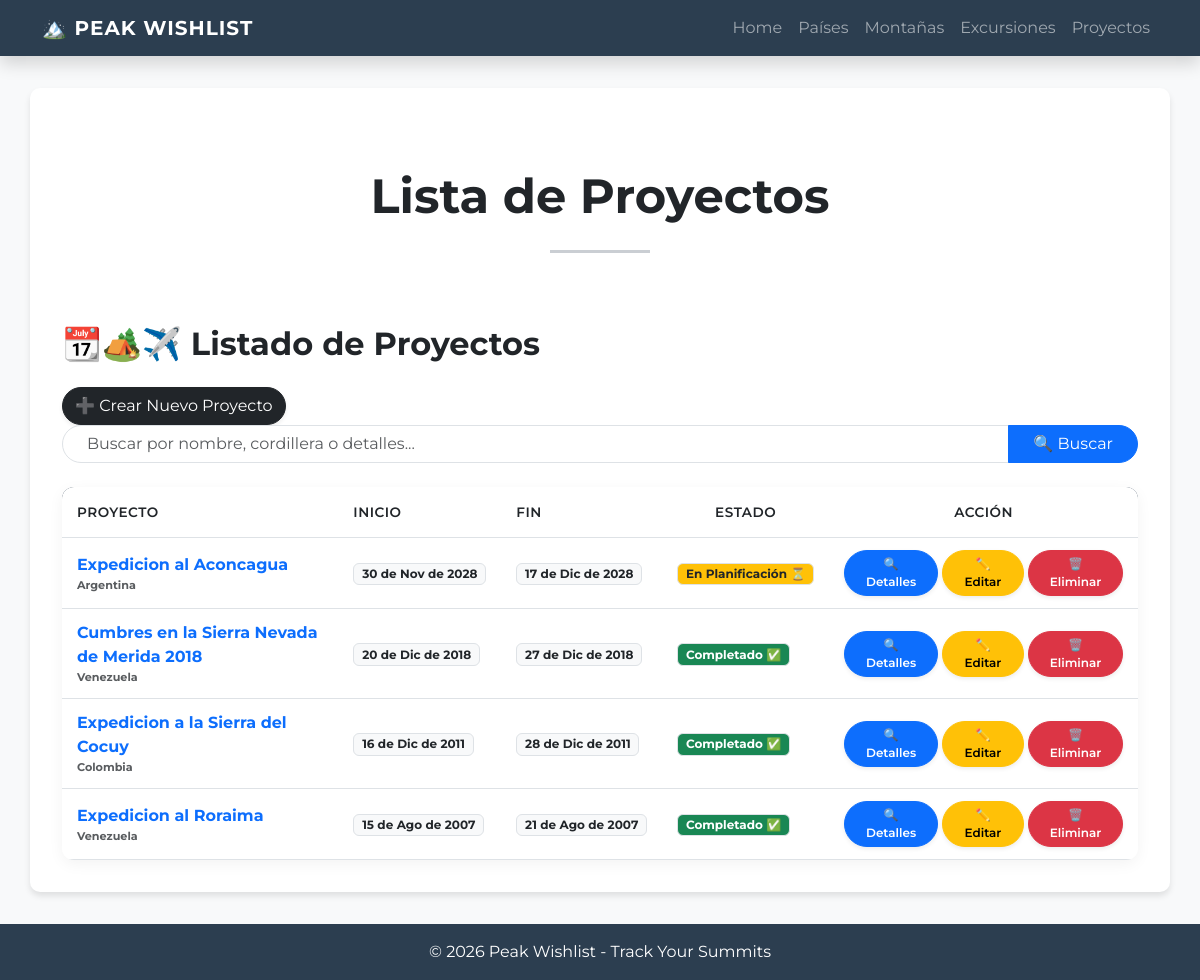
The page /proyectos/ on the database its author committed.
### peak_wishlist/models.py (models this page shows, shortened)
class Proyecto(models.Model):
    class Estado(models.TextChoices):
        PLANIFICADO = 'Planificado'
        COMPLETADO = 'Cumbre/Completado'
    nombre = models.CharField(max_length=250, null=False, blank=False)
    pais_destino = models.ForeignKey(Pais, on_delete=models.PROTECT, null=False, blank=False)
    fecha_inicio = models.DateField(null=False, blank=False)
    fecha_fin = models.DateField(null=False, blank=False)
    presupuesto_general = MoneyField(max_digits=8, decimal_places=0, null=False, blank=False)
    companeros = models.TextField(max_length=250, null=False, blank=False)
    estado = models.CharField(choices=Estado.choices, max_length=20, null=False, blank=True)

class Pais(models.Model):
    class Continente(models.TextChoices):
        AMERICA = 'America'
        EUROPA = 'Europa'
        AFRICA = 'Africa'
        OCEANIA = 'Oceania'
        ASIA = 'Asia'
    nombre = models.CharField(max_length= 50)
    continente = models.CharField(max_length=20, choices=Continente.choices, null=False)
    def __str__(self) -> str:
        return  f"{self.nombre}"
    class Meta:
        verbose_name="Pais"
        verbose_name_plural="Paises"

### peak_wishlist/views/proyecto.py (the view)
# urls.py: path("proyectos/", proyecto.ProyectoList.as_view(), name="proyectos"),
class ProyectoList(ListView):
    model = Proyecto
    template_name = "peak_wishlist/proyectos.html"
    context_object_name = "proyectos"
    def get_queryset(self) -> QuerySet[Any]:
        queryset = Proyecto.objects.all().order_by("-fecha_inicio")
        query = self.request.GET.get("q")
        if query:
            queryset = queryset.filter(Q(nombre__icontains=query) | Q(pais_destino__nombre__icontains=query))
        return queryset

### peak_wishlist/templates/peak_wishlist/proyectos.html (shortened to what this page needs)
{% extends 'peak_wishlist/base.html' %}
{% block contenido %}
<div class="text-center py-5">
<h3 class="display-5 fw-bold text-dark">Lista de Proyectos</h3>
<hr class="my-4 mx-auto" style="width: 100px; border-top: 3px solid #2c3e50;">
</div>
<h2 class="mb-4 text-dark fw-bold">📆🏕️✈️ Listado de Proyectos</h2>
<a href="#" class="btn btn-dark rounded-pill shadow-sm">
        ➕ Crear Nuevo Proyecto
</a>
{% include 'peak_wishlist/componentes/search_bar.html' %}
<div class="table-container-custom table-responsive">
    <table class="table table-custom mb-0">
        <thead>
            <tr>
                <th>Proyecto</th>
                <th>Inicio</th>
                <th>Fin</th>
                <th class="text-center">Estado</th>
                <th class="text-center">Acción</th>
            </tr>
        </thead>
        <tbody>
            {% for proyecto in proyectos %}
            <tr>
                <td class="fw-bold text-primary">
                    <div class="fw-bold text-primary">{{ proyecto.nombre }}</div>
                    <div class="text-muted small" style="font-size: 0.7rem;">{{ proyecto.pais_destino }}</div>
                </td>
                <td>
                    <span class="badge bg-light text-dark border">
                        {{ proyecto.fecha_inicio|date:"d \d\e M \d\e Y" }}
                    </span>
                </td>
                <td>
                    <span class="badge bg-light text-dark border">
                        {{ proyecto.fecha_fin|date:"d \d\e M \d\e Y" }}
                    </span>
                </td>
                <td>
                    <span class="badge {% if proyecto.estado == 'Cumbre/Completado' %}bg-success{% else %}bg-warning text-dark{% endif %} border">
                        {% if  proyecto.estado == "Cumbre/Completado" %}
                            Completado ✅
                        {% else %}
                            En Planificación ⏳
                        {% endif %}
                    </span>
                </td>
                <td class="text-center">
                    <div class="btn-group" role="group">
                        <a href="{% url 'peak_wishlist:proyecto_detail' proyecto.pk %}"
                           class="btn btn-sm btn-primary rounded-pill shadow-sm px-3"
                           style="font-size: 0.75rem; font-weight: 600;">
                            🔍 Detalles
                        </a>
                        <a href="{% url 'peak_wishlist:proyecto_update' proyecto.pk %}"
                           class="btn btn-sm btn-warning rounded-pill shadow-sm px-3 ms-1"
                           style="font-size: 0.75rem; font-weight: 600;">
                            ✏️ Editar
                        </a>
                        <a href="{% url 'peak_wishlist:proyecto_delete' proyecto.pk %}"
                           class="btn btn-sm btn-danger rounded-pill shadow-sm px-3 ms-1"
                           style="font-size: 0.75rem; font-weight: 600;">
                            🗑️ Eliminar
                        </a>
                    </div>
                </td>
            </tr>
            {% empty %}
            <tr>
                <td colspan="7" class="text-center py-4 text-muted">
                    No hay Proyectos registrados todavía.
                </td>
            </tr>
            {% endfor %}
        </tbody>
    </table>
</div>
{% endblock contenido %}

### peak_wishlist/templates/peak_wishlist/base.html (style rules this page uses)
body { font-family: 'Montserrat', sans-serif; background-color: #f8f9fa; }
.table-container-custom { background: white; border-radius: 12px; overflow: hidden; box-shadow: 0 4px 15px rgba(0,0,0,0.05); }
.table-custom thead { background-color: #2c3e50; color: white; }
.table-custom th { font-weight: 600; text-transform: uppercase; font-size: 0.85rem; letter-spacing: 0.5px; padding: 15px !important; }
.table-custom td { padding: 12px 15px !important; vertical-align: middle; }
.btn-sm.rounded-pill { transition: all 0.3s ease; }

### rows shown on the page
Proyecto: nombre "Expedicion al Aconcagua", pais_destino "Argentina", fecha_inicio "30 de Nov de 2028", fecha_fin "17 de Dic de 2028", estado "En Planificación ⏳"
Proyecto: nombre "Cumbres en la Sierra Nevada de Merida 2018", pais_destino "Venezuela", fecha_inicio "20 de Dic de 2018", fecha_fin "27 de Dic de 2018", shows "Completado ✅"
Proyecto: nombre "Expedicion a la Sierra del Cocuy", pais_destino "Colombia", fecha_inicio "16 de Dic de 2011", fecha_fin "28 de Dic de 2011", shows "Completado ✅"
Proyecto: nombre "Expedicion al Roraima", pais_destino "Venezuela", fecha_inicio "15 de Ago de 2007", fecha_fin "21 de Ago de 2007", shows "Completado ✅"
